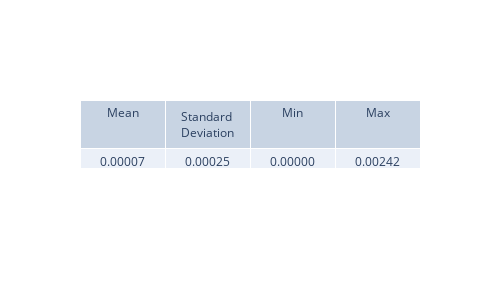

The code cell stored with this chart in its notebook:
### Code cell
plt.figure(figsize=(8, 6), dpi=200)
psi_sq_diff = np.abs(psi_sq - psi_sq_analytical)
view_metrics(psi_sq_diff)

plt.pcolormesh(x_values, t_values, psi_sq_diff.transpose(), shading="auto")
plt.colorbar(label='∆|psi(x,t)|^2')
plt.xlabel('x')
plt.ylabel('t')
plt.title('Absolute error of |psi|^2')
plt.show()

### Figure 1 — Plotly figure (JSON) as saved in the notebook; plotly's stock layout.template omitted (floating-point values rounded to 4 significant figures)
{"data": [{"cells": {"values": [["0.00007"], ["0.00025"], ["0.00000"], ["0.00242"]]}, "header": {"values": ["Mean", "Standard Deviation", "Min", "Max"]}, "type": "table"}], "layout": {"height": 300, "width": 500}}
